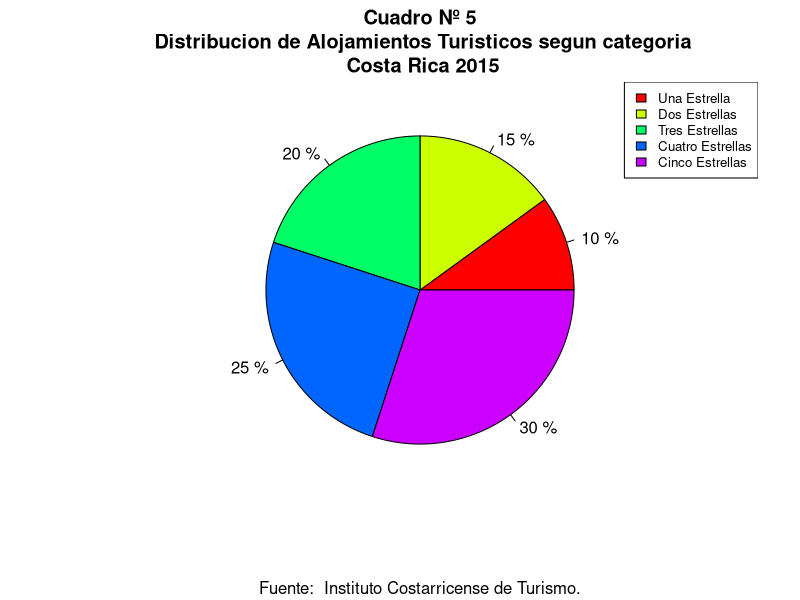

Generate this figure with R:
x <- c("A","A","A","A","A","A","A","A","A","A","B","B","B","B","B","B","B","B","B","B","B","B","B","B","B","C","C","C","C","C","C","C","C","C","C","C","C","C","C","C","C","C","C","C","C","D","D","D","D","D","D","D","D","D","D","D","D","D","D","D","D","D","D","D","D","D","D","D","D","D","E","E","E","E","E","E","E","E","E","E","E","E","E","E","E","E","E","E","E","E","E","E","E","E","E","E","E","E","E","E")

#table(x)

tablagrafico1<-prop.table(table(x))
tablagrafico1<-round(100*tablagrafico1,2) #En porcentaje y redondeando
n <- length(tablagrafico1)

rownames(tablagrafico1) = c("Una Estrella", "Dos Estrellas","Tres Estrellas","Cuatro Estrellas", "Cinco Estrellas")

sectores <-pie (tablagrafico1, labels=paste(tablagrafico1,"%"), main="Cuadro Nº 5\n Distribucion de Alojamientos Turisticos segun categoria\n Costa Rica 2015", col=rainbow(n), sub = "Fuente:  Instituto Costarricense de Turismo.")

legend("topright", c("Una Estrella", "Dos Estrellas","Tres Estrellas","Cuatro Estrellas", "Cinco Estrellas"), cex = 0.8, fill =rainbow(n))
